Frame 1 (no input): blank canvas, image omitted
Frame 60 (no input): blank canvas, image omitted
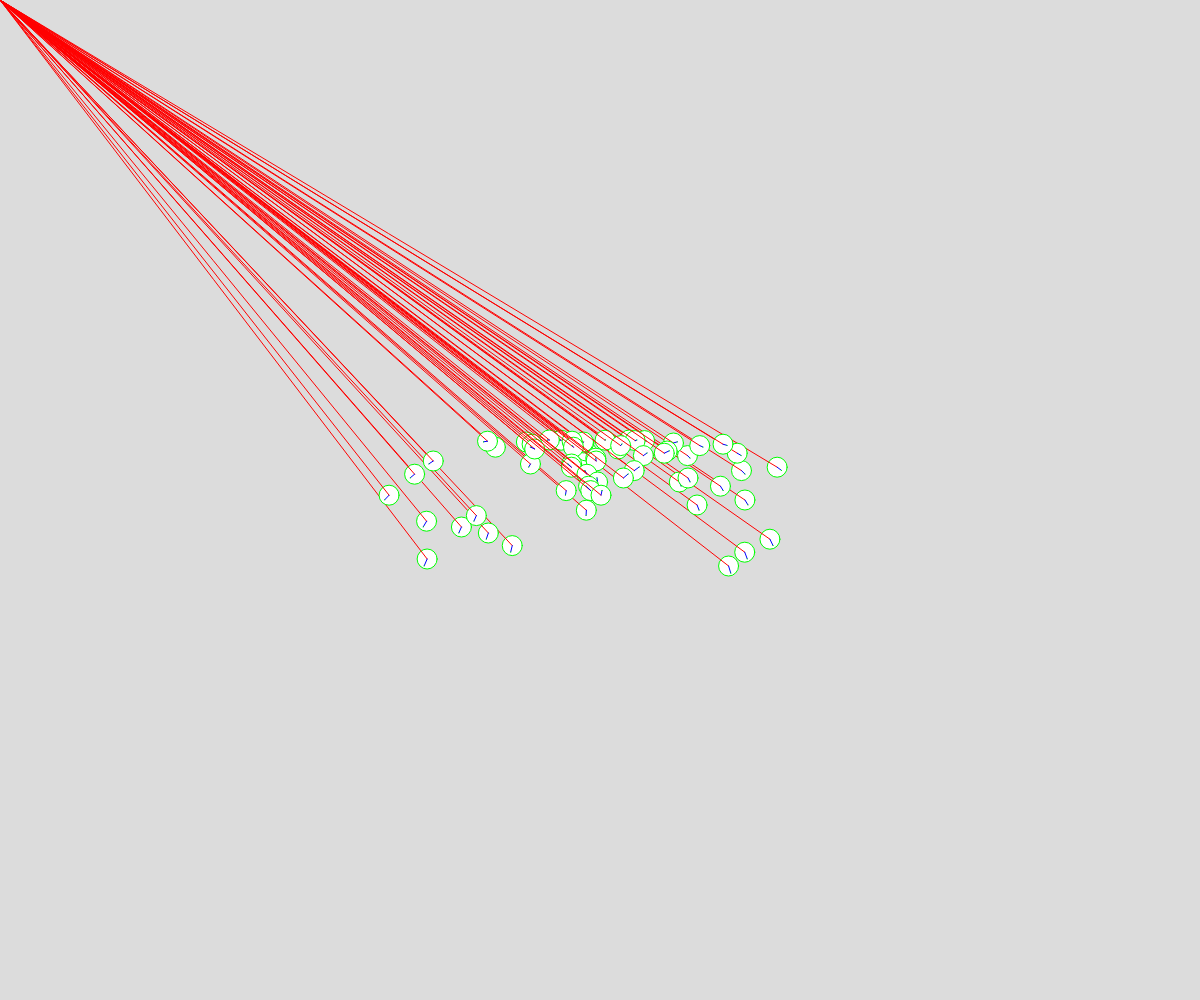
Frame 120 (the mouse pressed at the canvas centre since frame 60)

The p5.js sketch whose frames 1 and 60 were blank and that drew this single picture after the mouse press (run headless with seeded random() and noise() and a simulated clock; from frame 60 on, the mouse is pressed at the canvas centre):

// p5.js sketch
// ── sketch.js
// Working with Vectors
// Peyton Salzsauler
// November 21, 2025
//
 
let objects = [];

function setup() {
  createCanvas(windowWidth, windowHeight);
}

function draw() {
  background(220);

  if(mouseIsPressed){
    objects.push(new Ball(mouseX, mouseY));

  }

  for(let o of objects){
    //if(keyIsDown(32)){
      o.move();
    //}
    //o.calcMouse();
    o.display();
    
  }
}

class Ball{
  constructor(x,y){
    this.pos = createVector(x,y);
    this.vel = createVector(random(-5,5), -5);
    this.grav = createVector(0, 0.2); // mouse attractor

  }

  calcMouse(){
    // mouse vector "attractor" calculator
    this.grav = createVector(mouseX, mouseY);
    this.grav.sub(this.pos);
    this.grav.normalize(); // set hyp 1
    this.grav.mult(4); // increase scale by 4
  }
  move(){
    this.vel.add(this.grav);
    this.vel.limit(20);
    this.pos.add(this.vel);
    
    if(this.pos.x < 0 || this.pos.x > width){
      this.vel.x *= -1;
    }

    if(this.pos.y > height){
      this.vel.y *= -1;
    }
  }
  display(){
    // display ball
    circle(this.pos.x, this.pos.y, 20);

    // display vectors
    if(true){
      stroke(255, 0, 0);
      line(0,0,this.pos.x, this.pos.y);
      
      let endX = this.pos.x+this.vel.x;
      let endY = this.pos.y+ this.vel.y;
      stroke(0,0,255);
      line(this.pos.x, this.pos.y, endX, endY);

      stroke(0,255,0);
      line(endX, endY, endX + this.grav.x, endY + this.grav.y)

    }
  }
}
